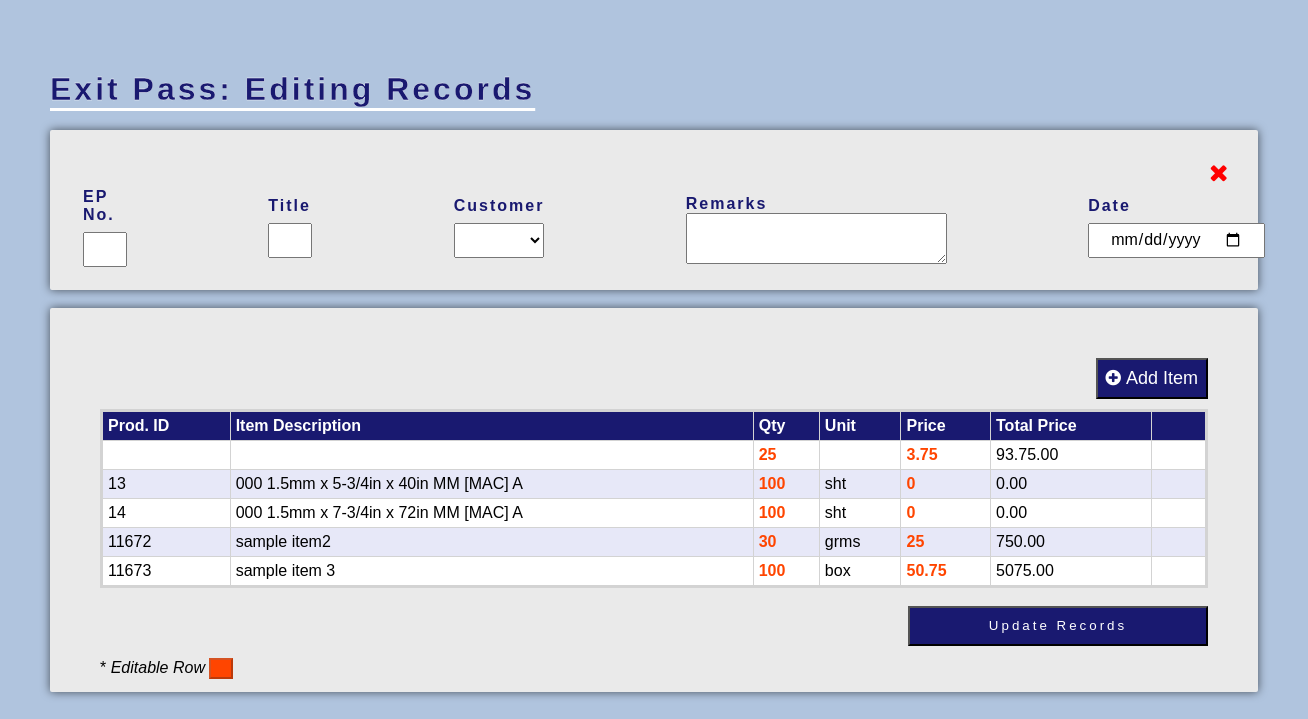
/edit/ep_edit_OLD.php, run on the app's committed database.
### tables this page shows
CREATE TABLE `ep_product` (
  `ep_id` int(25) NOT NULL,
  `product_id` int(25) NOT NULL,
  `ep_qty` double NOT NULL,
  `ep_price` double NOT NULL,
  `ep_totPrice` double NOT NULL,
  PRIMARY KEY (`ep_id`,`product_id`)
);

CREATE TABLE `product` (
  `product_id` int(255) NOT NULL AUTO_INCREMENT,
  `product_name` varchar(255) NOT NULL,
  `class_id` int(250) NOT NULL,
  `qty` double DEFAULT NULL,
  `unit_id` int(250) DEFAULT NULL,
  `pro_remarks` varchar(300) DEFAULT NULL,
  `loc_id` int(250) NOT NULL,
  `barcode` varchar(10) DEFAULT NULL,
  `price` double DEFAULT NULL,
  `cost` double DEFAULT NULL,
  `dept_id` int(250) DEFAULT NULL,
  `sup_id` int(30) DEFAULT NULL,
  PRIMARY KEY (`product_id`)
);

CREATE TABLE `unit_tb` (
  `unit_id` int(250) NOT NULL AUTO_INCREMENT,
  `unit_name` varchar(30) DEFAULT NULL,
  PRIMARY KEY (`unit_id`)
);

### edit/ep_edit_OLD.php (the view, shortened to what this page needs)
<!DOCTYPE HTML PUBLIC "-//W3C//DTD HTML 4.01//EN" "http://www.w3.org/TR/html4/strict.dtd">
<html>
<head>
    <link rel="stylesheet" href="https://cdnjs.cloudflare.com/ajax/libs/font-awesome/4.7.0/css/font-awesome.min.css">
</head>
<body style="margin: 0px;" bgcolor="#B0C4DE">
    <h1><u> Exit Pass: Editing Records</u></h1>
    <div class="container">
        <a href="../ep_main.php" style="float: right;"><i class="fa fa-close" style="font-size:24px; color: red;"></i></a><br>
        <form autocomplete="off" method="post">
            <table class="table1" width="100%">
                <tr>
                    <td><b>
                            <font color='midnightblue'>EP No. </font><br>
                            <input type="text" name="ep_no" value="<?php echo $ep_no; ?>">
                        </b></td>
                    <td>&nbsp;&nbsp;&nbsp;&nbsp;&nbsp;&nbsp;&nbsp;&nbsp;&nbsp;&nbsp;&nbsp;&nbsp;&nbsp;&nbsp;&nbsp;&nbsp;&nbsp;&nbsp;&nbsp;&nbsp;&nbsp;&nbsp;&nbsp;&nbsp;&nbsp;&nbsp;&nbsp;&nbsp;&nbsp;&nbsp;</td>
                    <td><b>
                            <font color='midnightblue'>Title</font> <br>
                            <input type="text" name="ep_title" value="<?php echo $ep_title; ?>" />
                        </b></td>
                    <td>&nbsp;&nbsp;&nbsp;&nbsp;&nbsp;&nbsp;&nbsp;&nbsp;&nbsp;&nbsp;&nbsp;&nbsp;&nbsp;&nbsp;&nbsp;&nbsp;&nbsp;&nbsp;&nbsp;&nbsp;&nbsp;&nbsp;&nbsp;&nbsp;&nbsp;&nbsp;&nbsp;&nbsp;&nbsp;&nbsp;</td>
                    <td><b>
                            <font color='midnightblue'>Customer</font> <br>
                            <select name="customers_id" class="select--location">
                                <option value="<?php echo $customers_id ?>"><?php echo $customers_name; ?></option>
                                <?php
                                include "config.php";
                                $records = mysqli_query($db, "SELECT * FROM customers ORDER BY customers_name ASC");
                                while ($data = mysqli_fetch_array($records)) {
                                    echo "<option value='" . $data['customers_id'] . "'>" . $data['customers_name'] . "</option>";
                                }
                                ?>
                            </select>
                        </b></td>
                    <td>&nbsp;&nbsp;&nbsp;&nbsp;&nbsp;&nbsp;&nbsp;&nbsp;&nbsp;&nbsp;&nbsp;&nbsp;&nbsp;&nbsp;&nbsp;&nbsp;&nbsp;&nbsp;&nbsp;&nbsp;&nbsp;&nbsp;&nbsp;&nbsp;&nbsp;&nbsp;&nbsp;&nbsp;&nbsp;&nbsp;</td>
                    <td><b>
                            <font color='midnightblue'>Remarks</font> <br>
                            <textarea name="ep_remarks" cols="30" rows="3"><?php echo $ep_remarks; ?></textarea>
                        </b></td>
                    <td>&nbsp;&nbsp;&nbsp;&nbsp;&nbsp;&nbsp;&nbsp;&nbsp;&nbsp;&nbsp;&nbsp;&nbsp;&nbsp;&nbsp;&nbsp;&nbsp;&nbsp;&nbsp;&nbsp;&nbsp;&nbsp;&nbsp;&nbsp;&nbsp;&nbsp;&nbsp;&nbsp;&nbsp;&nbsp;&nbsp;</td>
                    <td><b>
                            <font color='midnightblue'>Date</font> <br>
                            <input type="date" name="ep_date" value="<?php echo $ep_date; ?>">
                        </b></td>
                    <td>
                    <td>&nbsp;&nbsp;&nbsp;&nbsp;&nbsp;</td>
                    </td>
                </tr>
            </table>
    </div>
    <br>
    <div class="container1">
        <button class="button__add--item" title="Add Item" style="font-size: 18px; padding: 8px; float:right;margin-bottom:10px"><i class="fa fa-plus-circle"></i>&nbsp;Add Item</button> <br><br>
        <table class="itemTb">
            <thead>
                <tr>
                    <th style="text-align: left;">Prod. ID</th>
                    <th style="text-align: left;">Item Description</th>
                    <th style="text-align: left;">Qty</th>
                    <th style="text-align: left;">Unit</th>
                    <th style="text-align: left;">Price</th>
                    <th style="text-align: left;">Total Price</th>
                    <th width="5%"></th>
                </tr>
            </thead>
            <tbody>
                <?php
                include "../php/config.php";
                $sql = "SELECT ep_product.ep_id, product.product_name, ep_product.ep_qty, unit_tb.unit_name, ep_product.ep_price, ep_product.ep_totPrice, product.product_id
                        FROM ep_product
                        LEFT JOIN product ON product.product_id = ep_product.product_id
                        LEFT JOIN unit_tb ON product.unit_id = unit_tb.unit_id
                        WHERE ep_product.ep_id='$id'
                        ORDER BY product.product_id ASC";
                $result = $db->query($sql);
                if ($result->num_rows >  0) {
                    while ($irow = $result->fetch_assoc()) {
                ?>
                        <tr>
                            <td style="text-align: left;"><?php echo $irow['product_id'] ?><input type="hidden" name="product_id[]" value="<?php echo $irow['product_id'] ?>" class="stout--product__id"></td>
                            <td style="text-align: left;"><?php echo $irow['product_name'] ?></td>
                            <td style="text-align: left;" class="highlight" title="Double Click to Edit"><?php echo $irow['ep_qty'] ?><input type="hidden" name="ep_qty[]" value="<?php echo $irow['ep_qty'] ?>" class='stout--qtyout'></td>
                            <td style="text-align: left;"><?php echo $irow['unit_name'] ?></td>
                            <td style="text-align: left;" class="highlight" title="Double Click to Edit"><?php echo $irow['ep_price'] ?><input type="hidden" name="ep_price[]" value="<?php echo $irow['ep_price'] ?>" class='stout--cost'></td>
                            <td style="text-align: left;"><?php echo $irow['ep_qty'] * $irow['ep_price'] ?>.00</td>
                            <td>
                                <center>
                            </td>
                        </tr>
                <?php }
                } ?>
            </tbody>
        </table>
        <br>
        <button class="button--update" name="ep_submit" style="float: right;">Update Records</button>
        <br><br>
        <p style="float: left;">*&nbsp;<i>Editable Row</i> <button style="background-color: orangered" disabled>&nbsp;&nbsp;</button> </p>
    </div>
</html>

### edit/ep_edit_OLD.php (style rules this page uses)
* { font-family: sans-serif; }
body { padding: 50px; }
.itemTb { border: 3px solid lightgray; border-collapse: collapse; width: 100%; }
.itemTb tr:nth-child(even) { background-color: #E7E8F8; }
.itemTb tr:nth-child(odd) { background-color: white; }
.itemTb th { border: 1px solid lightgrey; text-align: left; padding: 5px; font-size: 16px; color: white; background-color: midnightblue; }
.itemTb td { border: 1px solid lightgray; padding: 5px; }
input[type=text] { height: 24px; }
input[type=date] { height: 24px; }
.button__add--item { color: white; cursor: pointer; background-color: midnightblue; }
.highlight { font-weight: bolder; color: orangered; cursor: pointer; }
.container { border-radius: 2px; padding: 30px; height: 100px; background-color: #EAEAEA; box-shadow: 0 0 10px rgba(0, 0, 0, 0.6); -moz-box-shadow: 0 0 10px rgba(0, 0, 0, 0.6); -webkit-box-shadow: 0 0 10px rgba(0, 0, 0, 0.6); -o-box-shadow: 0 0 10px rgba(0, 0, 0, 0.6); }
.container1 { border-radius: 2px; padding: 50px; height: 100%; background-color: #EAEAEA; box-shadow: 0 0 10px rgba(0, 0, 0, 0.6); -moz-box-shadow: 0 0 10px rgba(0, 0, 0, 0.6); -webkit-box-shadow: 0 0 10px rgba(0, 0, 0, 0.6); -o-box-shadow: 0 0 10px rgba(0, 0, 0, 0.6); margin-bottom: 10px; }
.button--update { background-color: midnightblue; color: white; width: 300px; height: 40px; text-align: center; text-decoration: none; display: inline-block; letter-spacing: 3px; cursor: pointer; }
input[type=text] { width: 100%; height: 35px; padding: 12px 20px; margin: 8px 0; box-sizing: border-box; font-size: 16px; }
select { width: 100%; height: 35px; margin: 8px 0; box-sizing: border-box; }
input[type=date] { width: 100%; height: 35px; padding: 12px 20px; margin: 8px 0; box-sizing: border-box; font-size: 16px; }
h1 { letter-spacing: 3px; color: black; -webkit-text-underline-position: under; -ms-text-underline-position: below; text-underline-position: under; -webkit-text-stroke: .3px white; -webkit-text-fill-color: midnightblue; }
font { letter-spacing: 2px; }

### data on the page
ep_product: ep_qty "25", ep_price "3.75", $irow['ep_qty'] * $irow['ep_price'] "93.75"
ep_product: product.product_id "13", product.product_name "000 1.5mm x 5-3/4in x 40in MM [MAC] A", ep_qty "100", unit_tb.unit_name "sht", ep_price "0", $irow['ep_qty']*$irow['ep_price'] "0"
ep_product: product.product_id "14", product.product_name "000 1.5mm x 7-3/4in x 72in MM [MAC] A", ep_qty "100", unit_tb.unit_name "sht", ep_price "0", $irow['ep_qty']*$irow['ep_price'] "0"
ep_product: product.product_id "11672", product.product_name "sample item2", ep_qty "30", unit_tb.unit_name "grms", ep_price "25", $irow['ep_qty'] * $irow['ep_price'] "750"
ep_product: product.product_id "11673", product.product_name "sample item 3", ep_qty "100", unit_tb.unit_name "box", ep_price "50.75", $irow['ep_qty'] * $irow['ep_price'] "5075"
